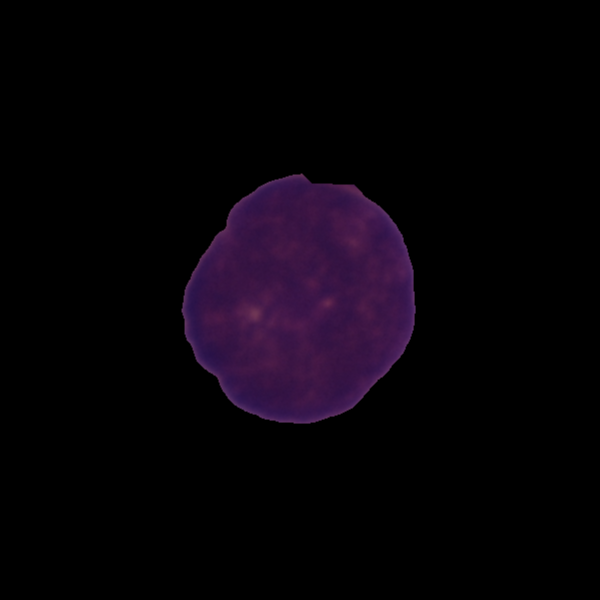
#> input picture C-NMC_Leukemia/testing_data/C-NMC_test_final_phase_data/1051.bmp, 600 x 600 px, given in place of UID_H11_9_1_hem.bmp, which was not available
$ jupyter execute Cleaning_and_EDA.ipynb   (text cells are left out)
#> lines starting #> are read from the running program, lines starting #| are printed output that depends on the picture; pictures that were not available may be replaced by others from this repository, and a replacement may not be noted
[cell 1]
import pandas as pd
import numpy as np
import os
import cv2 as cv

import matplotlib.pyplot as plt
import seaborn as sns

[cell 2]
import os

for path, directories, files in os.walk('/Users/henryfriesen/LHL_projects/Capstone/C-NMC_Leukemia'):
     for file in files:
          print(path)
          print(f"Total number of files in this folder: {len(files)} \n")
          break

# [5 lines of commented-out code are left out]

[cell 3]
# Visualize populations

[cell 4]
total_all_count = 0
total_hem_count = 0
for path, directories, files in os.walk('/Users/henryfriesen/LHL_projects/Capstone/C-NMC_Leukemia'):
     for file in files:
        all_count = 0
        hem_count = 0
        if "training" in path:
            if "all" in path:
                all_count = len(files)
            elif "hem" in path:
                hem_count = len(files)
            total_all_count += all_count
            total_hem_count += hem_count
            break
print(f"Cell count of normal cells: {total_hem_count} \nCell count of Leukemic cells: {total_all_count}")

[cell 5]
# need to edit into seaborn version.

data = {'HEM - Normal Cells': total_hem_count, 'ALL - Leukemic Cells': total_all_count}
keys = data.keys()
values = data.values()

# fig = sns.barplot(data=data, x=keys, y=values)

fig = plt.figure(figsize = (10, 5))

# creating the bar plot
plt.bar(keys, values, color ='navy')

plt.xlabel("Class")
plt.ylabel("Count")
plt.title("Training Data Class Numbers")
plt.show()
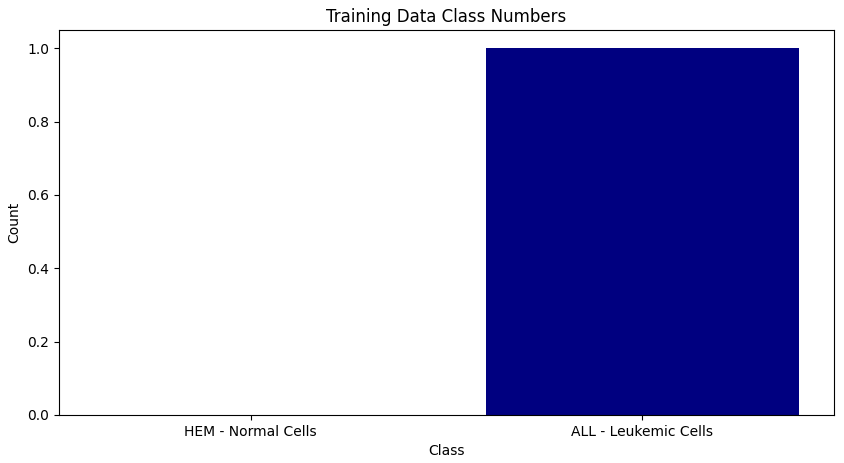
#> figure drawn by matplotlib, 1 panel

[cell 6]
import cv2 as cv

hem_path = "/Users/henryfriesen/LHL_projects/Capstone/C-NMC_Leukemia/training_data/hem/UID_H11_9_1_hem.bmp"
all_path = "/Users/henryfriesen/LHL_projects/Capstone/C-NMC_Leukemia/training_data/all/UID_5_31_1_all.bmp"

hem = cv.imread(hem_path)
#> hem is the input picture: shape (600, 600, 3); mean B, G, R 8.8, 2.8, 7.4
all = cv.imread(all_path)
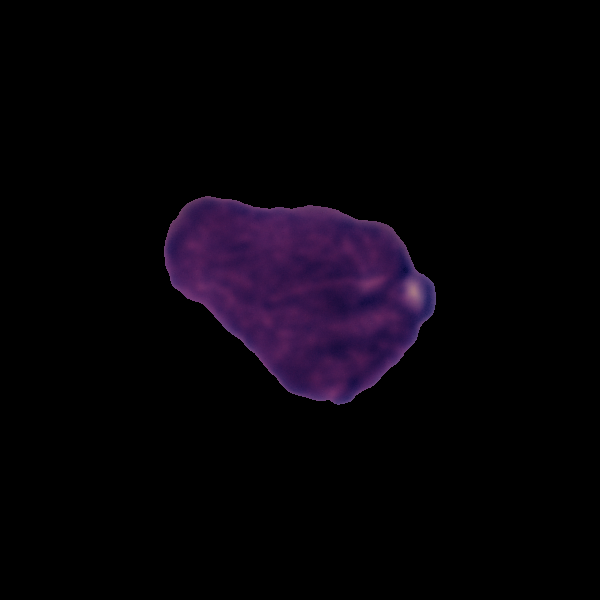
#> input picture C-NMC_Leukemia/testing_data/C-NMC_test_final_phase_data/1079.bmp, 600 x 600 px, given in place of UID_5_31_1_all.bmp, which was not available
#> all is the input picture: shape (600, 600, 3); mean B, G, R 8.8, 3, 6.8


# set figure
rows = 2
columns = 1
fig = plt.figure(figsize=(15, 7))

# Adds a subplot at the 1st position
fig.add_subplot(rows, columns, 1)

# im1
plt.imshow(hem)
plt.axis('off')
plt.title('Non - Leukemic')

# Adds a subplot at the 2nd position
fig.add_subplot(rows, columns, 2)

# im2

plt.imshow(all)
plt.axis('off')
plt.title('Leukemic Cell')
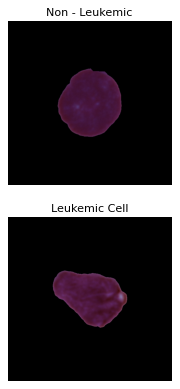
#> figure drawn by matplotlib, 2 panels; B, G, R data is drawn as R, G, B
